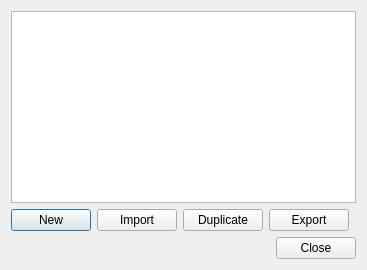
<?xml version="1.0" encoding="UTF-8"?>
<ui version="4.0">
 <class>DialogIpLists</class>
 <widget class="QDialog" name="DialogIpLists">
  <property name="windowTitle">
   <string>IP Lists</string>
  </property>
  <layout class="QVBoxLayout" name="layout_main">
   <item>
    <widget class="ReorderListWidget" name="lists">
     <property name="alternatingRowColors">
      <bool>true</bool>
     </property>
     <property name="editTriggers">
      <set>QAbstractItemView::EditTrigger::NoEditTriggers</set>
     </property>
     <property name="selectionMode">
      <enum>QAbstractItemView::SelectionMode::SingleSelection</enum>
     </property>
    </widget>
   </item>
   <item>
    <layout class="QHBoxLayout" name="layout_buttons">
     <item>
      <widget class="QPushButton" name="new_list">
       <property name="text">
        <string>New</string>
       </property>
      </widget>
     </item>
     <item>
      <widget class="QPushButton" name="import_list">
       <property name="text">
        <string>Import</string>
       </property>
      </widget>
     </item>
     <item>
      <widget class="QPushButton" name="duplicate">
       <property name="text">
        <string>Duplicate</string>
       </property>
      </widget>
     </item>
     <item>
      <widget class="QPushButton" name="export_list">
       <property name="text">
        <string>Export</string>
       </property>
      </widget>
     </item>
     <item>
      <spacer name="spacer_buttons">
       <property name="orientation">
        <enum>Qt::Orientation::Horizontal</enum>
       </property>
      </spacer>
     </item>
    </layout>
   </item>
   <item>
    <widget class="QDialogButtonBox" name="buttonBox">
     <property name="orientation">
      <enum>Qt::Orientation::Horizontal</enum>
     </property>
     <property name="standardButtons">
      <set>QDialogButtonBox::StandardButton::Close</set>
     </property>
    </widget>
   </item>
  </layout>
 </widget>
 <customwidgets>
  <customwidget>
   <class>ReorderListWidget</class>
   <extends>QListWidget</extends>
   <header>include/ui/utils/ReorderListWidget.h</header>
  </customwidget>
 </customwidgets>
 <resources/>
 <connections>
  <connection>
   <sender>buttonBox</sender>
   <signal>rejected()</signal>
   <receiver>DialogIpLists</receiver>
   <slot>reject()</slot>
  </connection>
 </connections>
</ui>
